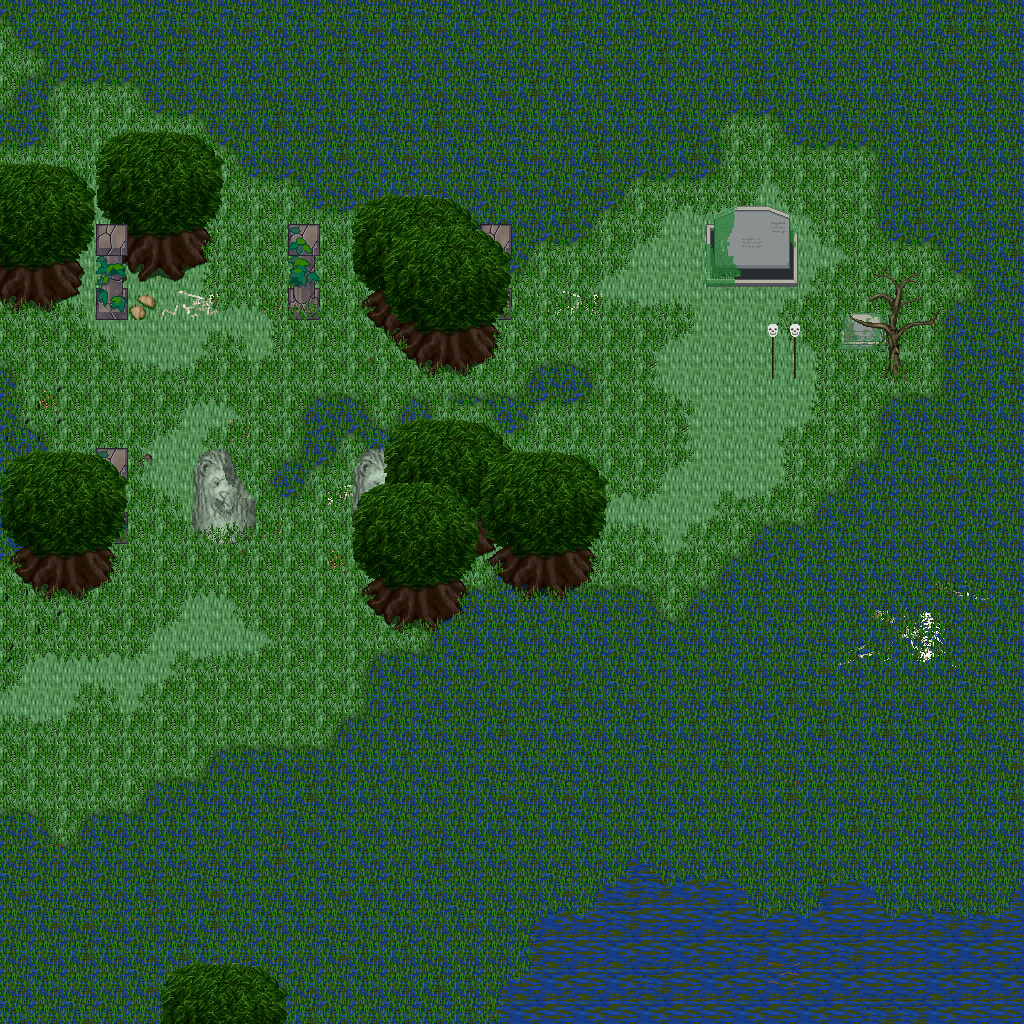

This is a level from a 2D game, rendered from its Tiled map with the project's own tilesets. A one-line summary and the map file follow, with tile-layer data summarised:
An orthogonal 32x32 tile map with 32x32 px tiles, 5 tile layers (Ground, Objects, Objects2, Above, ...), 1 hidden layer not drawn, 35 tilesets.

<map version="1.10" tiledversion="1.11.0" orientation="orthogonal" renderorder="right-down" width="32" height="32" tilewidth="32" tileheight="32" infinite="0" nextlayerid="11" nextobjectid="1">
 <tileset firstgid="1" name="ground_ground" tilewidth="32" tileheight="32" tilecount="33" columns="3">
  <image source="../drawable/ground_ground.png" width="96" height="352" />
 </tileset>
 <tileset firstgid="34" name="plant_grasses" tilewidth="32" tileheight="32" tilecount="6" columns="3">
  <image source="../drawable/plant_grasses.png" width="96" height="64" />
 </tileset>
 <tileset firstgid="40" name="plant_flower_daisy_white" tilewidth="32" tileheight="32" tilecount="8" columns="2">
  <image source="../drawable/plant_flower_daisy_white.png" width="64" height="128" />
 </tileset>
 <tileset firstgid="48" name="ground_grass_edges" tilewidth="32" tileheight="32" tilecount="36" columns="12">
  <image source="../drawable/ground_grass_edges.png" width="384" height="96" />
 </tileset>
 <tileset firstgid="84" name="ground_grass_corners" tilewidth="32" tileheight="32" tilecount="24" columns="6">
  <image source="../drawable/ground_grass_corners.png" width="192" height="128" />
 </tileset>
 <tileset firstgid="108" name="ground_earth_edges" tilewidth="32" tileheight="32" tilecount="18" columns="6">
  <image source="../drawable/ground_earth_edges.png" width="192" height="96" />
 </tileset>
 <tileset firstgid="126" name="ground_rock_pebbles" tilewidth="32" tileheight="32" tilecount="3" columns="1">
  <image source="../drawable/ground_rock_pebbles.png" width="32" height="96" />
 </tileset>
 <tileset firstgid="129" name="plant_flower_daisy_yellow" tilewidth="32" tileheight="32" tilecount="8" columns="2">
  <image source="../drawable/plant_flower_daisy_yellow.png" width="64" height="128" />
 </tileset>
 <tileset firstgid="137" name="plant_flower_daisy_red" tilewidth="32" tileheight="32" tilecount="8" columns="2">
  <image source="../drawable/plant_flower_daisy_red.png" width="64" height="128" />
 </tileset>
 <tileset firstgid="145" name="plant_tree_tree_fluffy" tilewidth="32" tileheight="32" tilecount="12" columns="4">
  <image source="../drawable/plant_tree_tree_fluffy.png" width="128" height="96" />
 </tileset>
 <tileset firstgid="157" name="logic_creature_undead" tilewidth="32" tileheight="32" tilecount="16" columns="8">
  <image source="../drawable/logic_creature_undead.png" width="256" height="64" />
 </tileset>
 <tileset firstgid="173" name="logic_collision" tilewidth="32" tileheight="32" tilecount="1" columns="1">
  <image source="../drawable/logic_collision.png" width="32" height="32" />
 </tileset>
 <tileset firstgid="174" name="ground_water_swamp_water" tilewidth="32" tileheight="32" tilecount="33" columns="3">
  <image source="../drawable/ground_water_swamp_water.png" width="96" height="352" />
 </tileset>
 <tileset firstgid="207" name="plant_tree_tree_darkgreen" tilewidth="32" tileheight="32" tilecount="88" columns="8">
  <image source="../drawable/plant_tree_tree_darkgreen.png" width="256" height="352" />
 </tileset>
 <tileset firstgid="295" name="plant_grasses_swamp" tilewidth="32" tileheight="32" tilecount="42" columns="6">
  <image source="../drawable/plant_grasses_swamp.png" width="192" height="224" />
 </tileset>
 <tileset firstgid="337" name="building_stone_ruins" tilewidth="32" tileheight="32" tilecount="72" columns="6">
  <image source="../drawable/building_stone_ruins.png" width="192" height="384" />
 </tileset>
 <tileset firstgid="409" name="item_gothic_large_gravestone" tilewidth="32" tileheight="32" tilecount="9" columns="3">
  <image source="../drawable/item_gothic_large_gravestone.png" width="96" height="96" />
 </tileset>
 <tileset firstgid="418" name="item_gothic_skull_post" tilewidth="32" tileheight="32" tilecount="2" columns="1">
  <image source="../drawable/item_gothic_skull_post.png" width="32" height="64" />
 </tileset>
 <tileset firstgid="420" name="item_gothic_tombstone_2" tilewidth="32" tileheight="32" tilecount="8" columns="2">
  <image source="../drawable/item_gothic_tombstone_2.png" width="64" height="128" />
 </tileset>
 <tileset firstgid="428" name="item_statue_broken_green_column" tilewidth="32" tileheight="32" tilecount="2" columns="1">
  <image source="../drawable/item_statue_broken_green_column.png" width="32" height="64" />
 </tileset>
 <tileset firstgid="430" name="item_statue_broken_lion" tilewidth="32" tileheight="32" tilecount="6" columns="2">
  <image source="../drawable/item_statue_broken_lion.png" width="64" height="96" />
 </tileset>
 <tileset firstgid="436" name="item_statue_green_stone" tilewidth="32" tileheight="32" tilecount="12" columns="4">
  <image source="../drawable/item_statue_green_stone.png" width="128" height="96" />
 </tileset>
 <tileset firstgid="448" name="ground_slate_tiles" tilewidth="32" tileheight="32" tilecount="15" columns="5">
  <image source="../drawable/ground_slate_tiles.png" width="160" height="96" />
 </tileset>
 <tileset firstgid="463" name="ground_rock_rocks" tilewidth="32" tileheight="32" tilecount="4" columns="2">
  <image source="../drawable/ground_rock_rocks.png" width="64" height="64" />
 </tileset>
 <tileset firstgid="467" name="ground_rock_rocks_2" tilewidth="32" tileheight="32" tilecount="4" columns="2">
  <image source="../drawable/ground_rock_rocks_2.png" width="64" height="64" />
 </tileset>
 <tileset firstgid="471" name="ground_rock_rocks_3" tilewidth="32" tileheight="32" tilecount="16" columns="4">
  <image source="../drawable/ground_rock_rocks_3.png" width="128" height="128" />
 </tileset>
 <tileset firstgid="487" name="plant_stump_hollow_logs" tilewidth="32" tileheight="32" tilecount="6" columns="3">
  <image source="../drawable/plant_stump_hollow_logs.png" width="96" height="64" />
 </tileset>
 <tileset firstgid="493" name="plant_tree_dead_tree_2" tilewidth="32" tileheight="32" tilecount="20" columns="4">
  <image source="../drawable/plant_tree_dead_tree_2.png" width="128" height="160" />
 </tileset>
 <tileset firstgid="513" name="plant_tree_dead_tree_3" tilewidth="32" tileheight="32" tilecount="16" columns="4">
  <image source="../drawable/plant_tree_dead_tree_3.png" width="128" height="128" />
 </tileset>
 <tileset firstgid="529" name="item_corpse_skeleton" tilewidth="32" tileheight="32" tilecount="4" columns="2">
  <image source="../drawable/item_corpse_skeleton.png" width="64" height="64" />
 </tileset>
 <tileset firstgid="533" name="item_corpse_swamp_sunken" tilewidth="32" tileheight="32" tilecount="32" columns="8">
  <image source="../drawable/item_corpse_swamp_sunken.png" width="256" height="128" />
 </tileset>
 <tileset firstgid="565" name="object_rock_pillars_stone" tilewidth="32" tileheight="32" tilecount="36" columns="6">
  <image source="../drawable/object_rock_pillars_stone.png" width="192" height="192" />
 </tileset>
 <tileset firstgid="601" name="logic_creature_undead_skeleton" tilewidth="32" tileheight="32" tilecount="6" columns="6">
  <image source="../drawable/logic_creature_undead_skeleton.png" width="192" height="32" />
 </tileset>
 <tileset firstgid="607" name="logic_creature_undead_specter" tilewidth="32" tileheight="32" tilecount="6" columns="6">
  <image source="../drawable/logic_creature_undead_specter.png" width="192" height="32" />
 </tileset>
 <tileset firstgid="613" name="logic_creature_undead_zombie" tilewidth="32" tileheight="32" tilecount="5" columns="5">
  <image source="../drawable/logic_creature_undead_zombie.png" width="160" height="32" />
 </tileset>
 <layer id="1" name="Ground" width="32" height="32">
  <data>[1024 cells, 1024 non-empty, 19 distinct tile ids]</data>
 </layer>
 <layer id="2" name="Objects" width="32" height="32">
  <data>[1024 cells, 148 non-empty, 47 distinct tile ids]</data>
 </layer>
 <layer id="3" name="Objects2" width="32" height="32">
  <data>[1024 cells, 866 non-empty, 28 distinct tile ids]</data>
 </layer>
 <layer id="4" name="Above" width="32" height="32">
  <data>[1024 cells, 98 non-empty, 50 distinct tile ids]</data>
 </layer>
 <layer id="5" name="Above2" width="32" height="32">
  <data>[1024 cells, 54 non-empty, 17 distinct tile ids]</data>
 </layer>
 <layer id="6" name="Walkable" width="32" height="32" visible="0">
  <data>[1024 cells, 74 non-empty, 1 distinct tile ids]</data>
 </layer>
 <objectgroup id="7" name="Mapevents" />
 <objectgroup id="8" name="Spawn" />
 <objectgroup id="9" name="Keys" />
 <objectgroup id="10" name="Replace" />
</map>
